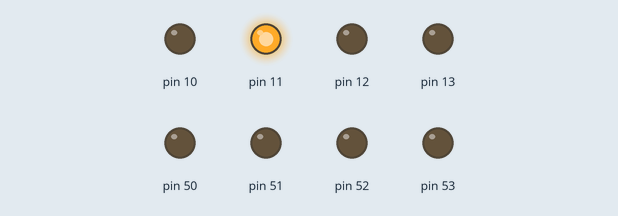
A sketch run on a simulated Arduino Mega 2560, built with avr-gcc and run on an emulated ATmega2560. Parts: output pins drawn as LEDs (lit = HIGH). What the sketch prints to the serial monitor is not drawn.

Above: at 0.14 s.
At 42.04 s:
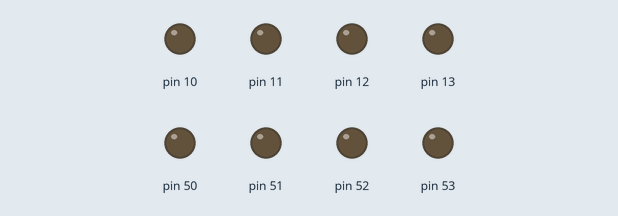
Timing chart, 0 to 65.3 s (numbered marks = the images above):
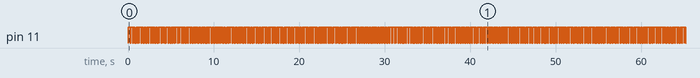

The sketch:

master_sender_x10_switch-pointers.ino
```cpp
#include <avr/io.h>
#include <avr/interrupt.h>

char nextBitArray1[11] = { '1','1','1','1','1','1','1','1','1','1', '\0'};	// global array of bits that needs to be send to slaves
char nextBitArray2[11] = { '1','1','1','1','1','1','1','1','0','0', '\0' };
char nextBitArray3[11] = { '0','1','0','1','0','1','0','1','0','1', '\0' };
volatile char* bit;														// global pointer to array of bits
char a = 'b';// global char for switch case
int zeroCounter=3;
volatile bool stopReached = true;
volatile bool intReached = true;
volatile bool sentTwice = false;

ISR(TIMER1_COMPA_vect);													// ISR prototype
ISR(TIMER3_OVF_vect);													// ISR prototype

ISR(TIMER3_OVF_vect)
{
	digitalWrite(11, LOW);														// dummy burst signal off
	TIMSK3 = 0x00;														// disables overflow interrupt for timer3
}

ISR(TIMER1_COMPA_vect)													// overflow from timer1
{
	Serial.print("pointeren er:  ");
	Serial.print(*bit);
	Serial.print("\n");


	if(zeroCounter>2)
	{
		return;
	}
	intReached = true;
	if (*bit == '0')
	{
		Serial.print("test1\n");

		digitalWrite(11, LOW);													// if pointer points to 0 turn off all LEDS
		bit++;
		zeroCounter++;


	}
	else if (*bit == '1')
	{
		Serial.print("test2\n");
		digitalWrite(11, HIGH);													// if pointer points to 1 turn on all LEDS
		bit++;
		zeroCounter = 0;

	}
	else if (*bit == '\0' )
	{
		Serial.print("\nSentinal reached\n");
		if (sentTwice)
		{
			sentTwice = false;
			stopReached = true;

			bit -= 10;
		}
		else
		{
			sentTwice = true;
			bit -= 10;
		}
	}
	else
	{
		Serial.print("hello\n");

		PORTB = 0b11110000;
	}
	TIMSK3 = 0x01;														// overflow interrupt enable
	TCNT3 = 63536;														// x-value sent to timer 3 for overflow after 1 ms

}

void switchFunction() {
	switch (a)
	{
	case 'a':	// if case is 'k'

		TIMSK1 = 0x00;													// disable interrupt timer1

		intReached = false;
		zeroCounter = 0;

		bit = nextBitArray1;											// change global pointer placement

		TIFR1 |= 0b00000010;											// make sure reset flag is reset by writing a 1 to the TIFR flag
		TIMSK1 = 0x02;					// enable interrupt
		break;

	case 'b':													// if case is 'f'
		intReached = false;

		TIMSK1 = 0x00;													// disable interrupt timer1

		zeroCounter = 0;
		bit = nextBitArray2;											// change global pointer placement

		TIFR1 |= 0b00000010;											// make sure reset flag is reset by writing a 1 to the TIFR flag
		TIMSK1 = 0x02;													// enable interrupt
		break;

	case 'c':													// if case is 'h'
		intReached = false;
		TIMSK1 = 0x00;													// disable interrupt timer1
		zeroCounter = 0;

		bit = nextBitArray3;											// change global pointer placement

		TIFR1 |= 0b00000010;											// make sure reset flag is reset by writing a 1 to the TIFR flag
		TIMSK1 = 0x02;													// enable interrupt
		break;

	default:															// default case

		break;
	}
}


 void setup()
{
	Serial.begin(9600);
	pinMode(11, OUTPUT);
	TCCR1B = 0b00001100;												// setup timer1
	TCCR1A = 0x00;														//
	TCCR3B = 0x02;														// setup timer3
	OCR1A = 624;														// make timer start at 624
	TIMSK1 = 0x02;														// enable interrupts
	DDRB = 0xFF;														// set portB to output
	sei();																// enable global interrupts
}

 void loop()
 {
	 if (intReached && stopReached)
	 {

		 switchFunction();
	 }
 }
```

Measured:
- by itself, pin 11: moves between LOW and HIGH, repeating every 50.2 s
- by itself, everything shown: repeats every 45.0 s, in 284 steps
